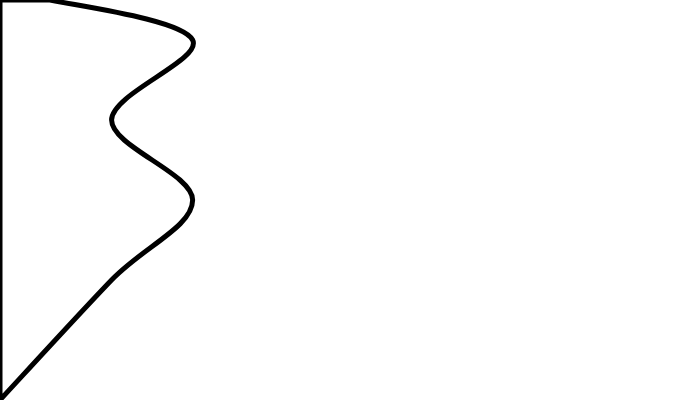
Frame 1 (no input)
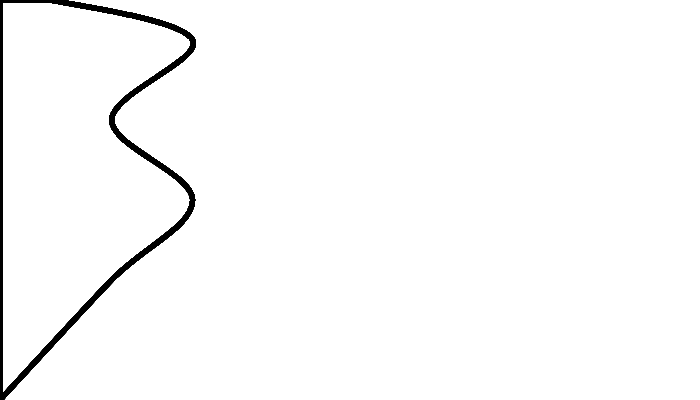
Frame 60 (no input)
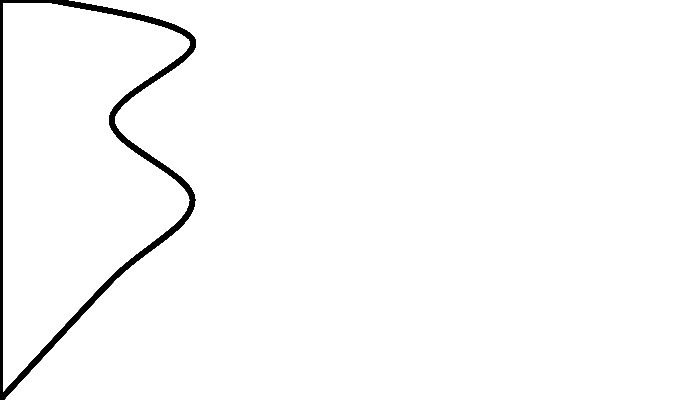
Frame 120 (the mouse pressed at the canvas centre since frame 60)

The p5.js sketch that drew these frames (run headless with seeded random() and noise() and a simulated clock; from frame 60 on, the mouse is pressed at the canvas centre):

// p5.js sketch
// ── sketch.js
function preload() {
  // preload assets
}

const sketchWidth = 700;
const sketchHeight = 400;

function setup() {
  createCanvas(sketchWidth, sketchHeight);
}

function draw() {
  stroke(0);
  strokeWeight(5);
   noFill();
  
  beginShape();

  vertex(0, 0);
  vertex(50, 0);
  
  for (let y = 1; y < 5; y += 1) {
    const x = noise(10);
    const cX = noise(10);
    let direct = 200;
    if (y%2===0) {
      direct = 25;
    }

    curveVertex(100 + cX * direct, 400 / 5 * y - (400 / 5 * 0.5), 200 + x * direct * -1, 400 / 5 * y)
  }

  vertex(0, 400);
  vertex(0, 400);
  30
  endShape(CLOSE);

  
}
